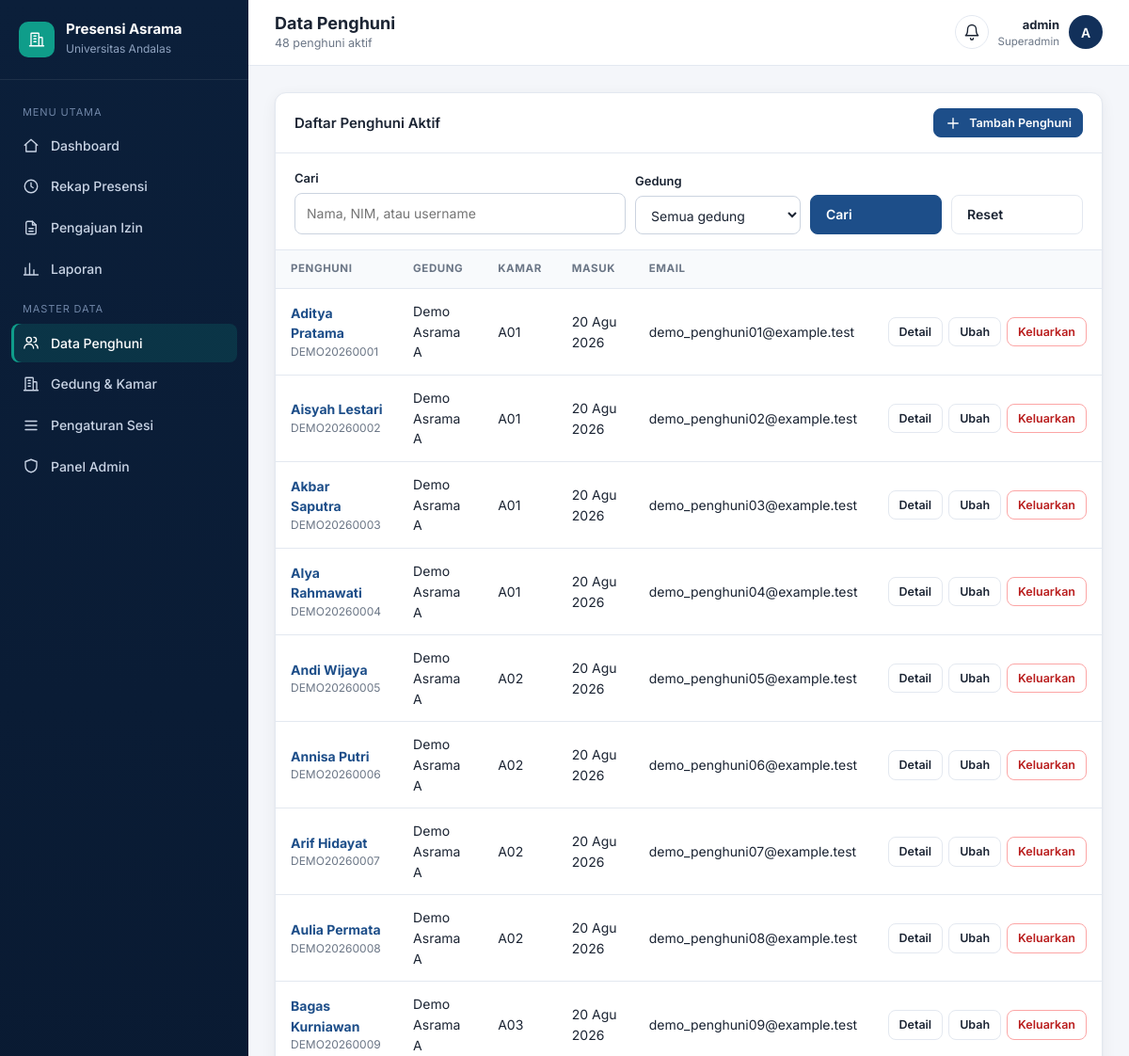
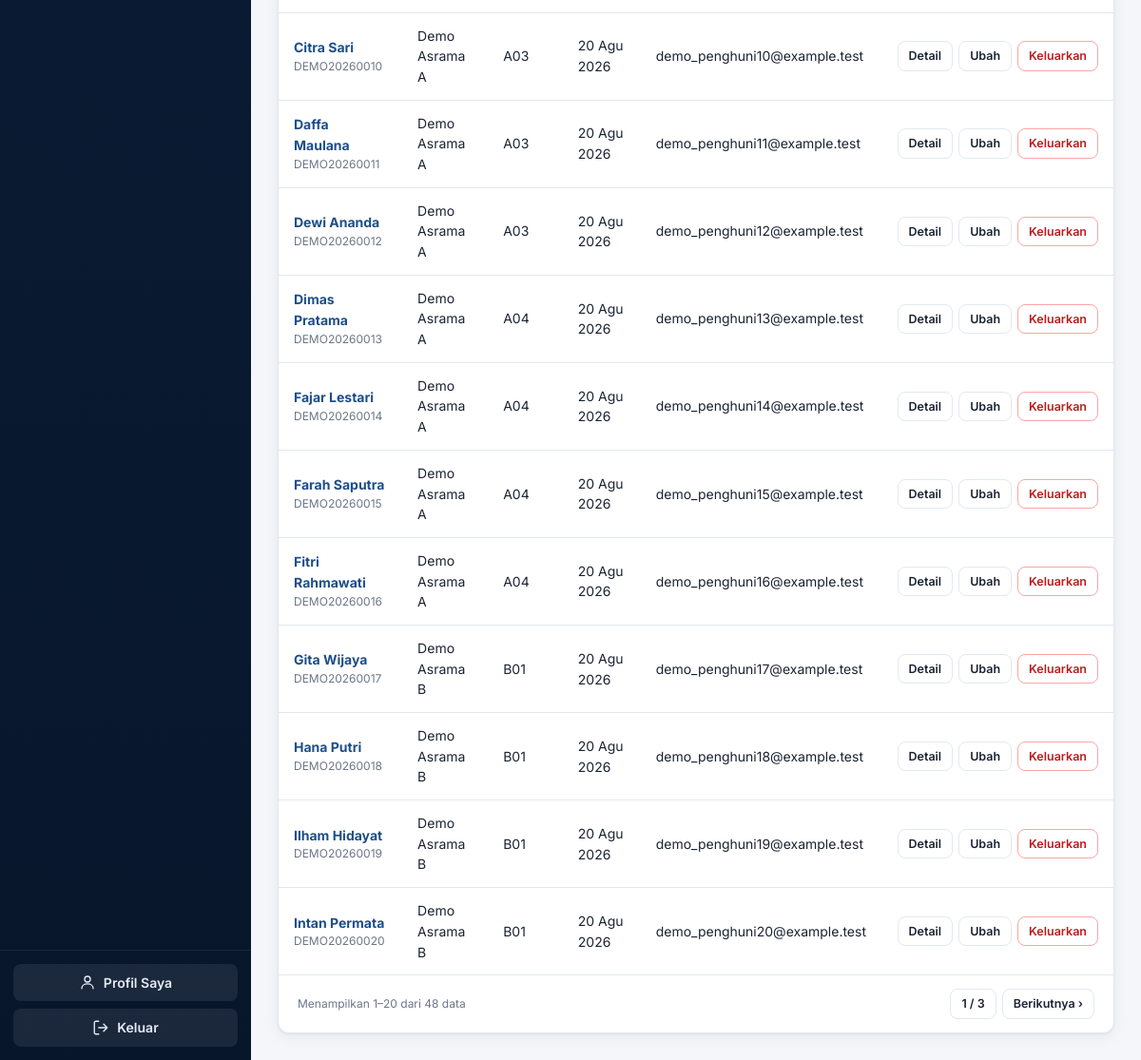
Page /kelola/penghuni/ (signed in) on the committed database (2 pictures, top to bottom).
### accounts/models.py (models this page shows, shortened)
class User(AbstractUser):
    ROLE_CHOICES = (
        ('superadmin', 'Superadmin'),
        ('fasil', 'Fasilitator'),
        ('penghuni', 'Penghuni'),
    )
    nim_nip = models.CharField(max_length=30, unique=True, null=True, blank=True)
    role = models.CharField(max_length=20, choices=ROLE_CHOICES, default='penghuni')

class PenghuniKamar(models.Model):
    STATUS_CHOICES = (
        ('aktif', 'Aktif'),
        ('non_aktif', 'Non Aktif'),
    )
    user = models.ForeignKey(User, on_delete=models.CASCADE, related_name='riwayat_kamar')
    kamar = models.ForeignKey(Kamar, on_delete=models.CASCADE, related_name='penghuni_list')
    tanggal_masuk = models.DateField()
    tanggal_keluar = models.DateField(null=True, blank=True)
    status = models.CharField(max_length=20, choices=STATUS_CHOICES, default='aktif')

class Kamar(models.Model):
    gedung = models.ForeignKey(Gedung, on_delete=models.CASCADE, related_name='kamar_list')
    nomor_kamar = models.CharField(max_length=10)
    kapasitas = models.PositiveIntegerField(default=2)

class Gedung(models.Model):
    nama_gedung = models.CharField(max_length=100)
    latitude = models.DecimalField(max_digits=9, decimal_places=6)
    longitude = models.DecimalField(max_digits=9, decimal_places=6)
    radius_meter = models.IntegerField(default=50, help_text="Radius toleransi dalam meter")

### accounts/views.py (the view)
# urls.py: path('kelola/penghuni/', accounts_views.penghuni_list, name='penghuni_list'),
@login_required
def penghuni_list(request):
    if not is_staf(request.user):
        return _tolak_non_staf(request)
    q = request.GET.get('q', '').strip()
    gedung_sel = request.GET.get('gedung', '').strip()
    qs = (PenghuniKamar.objects.filter(status='aktif').select_related('user', 'kamar__gedung')
          .order_by('kamar__gedung__nama_gedung', 'kamar__nomor_kamar', 'user__first_name'))
    if q:
        qs = qs.filter(Q(user__username__icontains=q) | Q(user__first_name__icontains=q)
                       | Q(user__last_name__icontains=q) | Q(user__nim_nip__icontains=q))
    if gedung_sel:
        qs = qs.filter(kamar__gedung_id=gedung_sel)
    query = request.GET.copy()
    query.pop('page', None)
    return render(request, 'penghuni_list.html', {
        'page_obj': Paginator(qs, 20).get_page(request.GET.get('page')),
        'q': q, 'gedung_sel': gedung_sel, 'gedung_list': Gedung.objects.all(),
        'total': qs.count(), 'querystring': query.urlencode(),
    })

### accounts/context_processors.py (called while the page is built, shortened)
def notifikasi(request):
    u = request.user
    if not u.is_authenticated:
        return {}
    items = []
    if is_staf(u):
        n = PengajuanIzin.objects.filter(status_persetujuan='pending').count()
        if n:
            items.append({'teks': f'{n} pengajuan izin menunggu persetujuan', 'url': reverse('izin_list'), 'tone': 'pending'})
    return {'notif_items': items}

### accounts/views.py (called while the page is built)
def is_admin(u):
    return u.is_superuser or u.role == 'superadmin'

def is_staf(u):
    return is_admin(u) or is_fasil(u)

### templates/penghuni_list.html (shortened to what this page needs)
{% extends "base.html" %}
{% block heading %}Data Penghuni{% endblock %}
{% block subheading %}{{ total }} penghuni aktif{% endblock %}
{% block content %}
<section class="card">
  <div class="card-head">
    <h2>Daftar Penghuni Aktif</h2>
    <div class="row-actions">
      <a class="btn btn-primary btn-sm" href="{% url 'penghuni_tambah' %}"><svg class="icon"><use href="#i-plus"/></svg>Tambah Penghuni</a>
    </div>
  </div>
  <form class="filters" method="get">
    <div class="field grow"><label>Cari</label><input class="input" name="q" value="{{ q }}" placeholder="Nama, NIM, atau username"></div>
    <div class="field"><label>Gedung</label>
      <select class="input" name="gedung"><option value="">Semua gedung</option>
        {% for g in gedung_list %}<option value="{{ g.id }}" {% if gedung_sel == g.id|stringformat:"s" %}selected{% endif %}>{{ g.nama_gedung }}</option>{% endfor %}</select></div>
    <div class="field" style="flex:0"><button class="btn btn-primary">Cari</button></div>
    <div class="field" style="flex:0"><a class="btn" href="{% url 'penghuni_list' %}">Reset</a></div>
  </form>
  {% if page_obj.object_list %}
  <div class="table-wrap"><table>
    <thead><tr><th>Penghuni</th><th>Gedung</th><th>Kamar</th><th>Masuk</th><th>Email</th><th></th></tr></thead>
    <tbody>{% for p in page_obj %}
      <tr><td class="who"><a href="{% url 'penghuni_detail' p.user.id %}"><b>{{ p.user.get_full_name|default:p.user.username }}</b></a><small>{{ p.user.nim_nip|default:"–" }}</small></td>
        <td>{{ p.kamar.gedung.nama_gedung }}</td><td>{{ p.kamar.nomor_kamar }}</td>
        <td>{{ p.tanggal_masuk|date:"d M Y" }}</td><td>{{ p.user.email|default:"–" }}</td>
        <td><div class="row-actions">
          <a class="btn btn-sm" href="{% url 'penghuni_detail' p.user.id %}">Detail</a>
          <a class="btn btn-sm" href="{% url 'penghuni_ubah' p.user.id %}">Ubah</a>
          <form method="post" action="{% url 'penghuni_keluar' p.user.id %}" onsubmit="return confirm('Keluarkan penghuni dari kamar?')">{% csrf_token %}<button class="btn btn-danger btn-sm">Keluarkan</button></form></div></td></tr>
    {% endfor %}</tbody>
  </table></div>
  {% include "_pagination.html" %}
  {% else %}<div class="empty"><b>Penghuni tidak ditemukan</b>Coba kata kunci atau gedung lain.</div>{% endif %}
</section>
{% endblock %}

### templates/base.html (shortened to what this page needs)
{% load static %}<!DOCTYPE html>
<html lang="id">
<head>
  <link rel="stylesheet" href="{% static 'css/app.css' %}">
</head>
<body>
{% with page=request.resolver_match.url_name %}
<div class="app">
  <aside class="sidebar" id="sidebar">
    <div class="brand">
      <div class="brand-mark"><svg class="icon"><use href="#i-building"/></svg></div>
      <div><b>Presensi Asrama</b><small>Universitas Andalas</small></div>
    </div>
    <nav class="nav">
      {% if user.is_superuser or user.role == 'superadmin' %}
        <div class="nav-label">Menu Utama</div>
        <a href="{% url 'home' %}" class="{% if page == 'home' %}active{% endif %}"><svg class="icon"><use href="#i-home"/></svg>Dashboard</a>
        <a href="{% url 'riwayat' %}" class="{% if page == 'riwayat' %}active{% endif %}"><svg class="icon"><use href="#i-clock"/></svg>Rekap Presensi</a>
        <a href="{% url 'izin_list' %}" class="{% if page == 'izin_list' or page == 'izin_detail' %}active{% endif %}"><svg class="icon"><use href="#i-file"/></svg>Pengajuan Izin</a>
        <a href="{% url 'laporan' %}" class="{% if page == 'laporan' %}active{% endif %}"><svg class="icon"><use href="#i-chart"/></svg>Laporan</a>
        <div class="nav-label">Master Data</div>
        <a href="{% url 'penghuni_list' %}" class="{% if page == 'penghuni_list' %}active{% endif %}"><svg class="icon"><use href="#i-users"/></svg>Data Penghuni</a>
        <a href="{% url 'gedung_list' %}" class="{% if page == 'gedung_list' %}active{% endif %}"><svg class="icon"><use href="#i-building"/></svg>Gedung &amp; Kamar</a>
        <a href="{% url 'sesi_list' %}" class="{% if page == 'sesi_list' or page == 'sesi_ubah' %}active{% endif %}"><svg class="icon"><use href="#i-sliders"/></svg>Pengaturan Sesi</a>
        {% if user.is_staff %}<a href="{% url 'admin:index' %}"><svg class="icon"><use href="#i-shield"/></svg>Panel Admin</a>{% endif %}
      {% endif %}
    </nav>
    <div class="sidebar-foot">
      <a class="btn" href="{% url 'profil' %}" style="margin-bottom:8px"><svg class="icon"><use href="#i-user"/></svg>Profil Saya</a>
      <form method="post" action="{% url 'logout' %}">{% csrf_token %}
        <button class="btn"><svg class="icon"><use href="#i-logout"/></svg>Keluar</button>
      </form>
    </div>
  </aside>
  <div class="main">
    <header class="topbar">
      <div><h1>{% block heading %}Dashboard{% endblock %}</h1><p>{% block subheading %}{% endblock %}</p></div>
      <div class="user-chip no-print">
        <details class="notif"><summary aria-label="Notifikasi"><svg class="icon"><use href="#i-bell"/></svg>{% if notif_items %}<em>{{ notif_items|length }}</em>{% endif %}</summary>
          </details>
        <div class="meta"><b>{{ user.get_full_name|default:user.username }}</b>
          <small>{% if user.is_superuser %}Superadmin{% else %}{{ user.get_role_display }}{% endif %}{% if user.nim_nip %} · {{ user.nim_nip }}{% endif %}</small></div>
        <a href="{% url 'profil' %}" class="avatar" style="text-decoration:none">{{ user.get_full_name|default:user.username|slice:":1"|upper }}</a>
      </div>
    </header>
    <main class="content">
      {% block content %}{% endblock %}
    </main>
  </div>
</div>
{% endwith %}
</body>
</html>

### rows in the picture
User: get_full_name "admin", get_full_name "A"
PenghuniKamar: user.get_full_name "Aditya Pratama", user.nim_nip "DEMO20260001", kamar.gedung.nama_gedung "Demo Asrama A", kamar.nomor_kamar "A01", tanggal_masuk "20 Agu 2026", user.email "demo_penghuni01@example.test"
PenghuniKamar: user.get_full_name "Aisyah Lestari", user.nim_nip "DEMO20260002", kamar.gedung.nama_gedung "Demo Asrama A", kamar.nomor_kamar "A01", tanggal_masuk "20 Agu 2026", user.email "demo_penghuni02@example.test"
PenghuniKamar: user.get_full_name "Akbar Saputra", user.nim_nip "DEMO20260003", kamar.gedung.nama_gedung "Demo Asrama A", kamar.nomor_kamar "A01", tanggal_masuk "20 Agu 2026", user.email "demo_penghuni03@example.test"
PenghuniKamar: user.get_full_name "Alya Rahmawati", user.nim_nip "DEMO20260004", kamar.gedung.nama_gedung "Demo Asrama A", kamar.nomor_kamar "A01", tanggal_masuk "20 Agu 2026", user.email "demo_penghuni04@example.test"
PenghuniKamar: user.get_full_name "Andi Wijaya", user.nim_nip "DEMO20260005", kamar.gedung.nama_gedung "Demo Asrama A", kamar.nomor_kamar "A02", tanggal_masuk "20 Agu 2026", user.email "demo_penghuni05@example.test"
PenghuniKamar: user.get_full_name "Annisa Putri", user.nim_nip "DEMO20260006", kamar.gedung.nama_gedung "Demo Asrama A", kamar.nomor_kamar "A02", tanggal_masuk "20 Agu 2026", user.email "demo_penghuni06@example.test"
PenghuniKamar: user.get_full_name "Arif Hidayat", user.nim_nip "DEMO20260007", kamar.gedung.nama_gedung "Demo Asrama A", kamar.nomor_kamar "A02", tanggal_masuk "20 Agu 2026", user.email "demo_penghuni07@example.test"
PenghuniKamar: user.get_full_name "Aulia Permata", user.nim_nip "DEMO20260008", kamar.gedung.nama_gedung "Demo Asrama A", kamar.nomor_kamar "A02", tanggal_masuk "20 Agu 2026", user.email "demo_penghuni08@example.test"
PenghuniKamar: user.get_full_name "Bagas Kurniawan", user.nim_nip "DEMO20260009", kamar.gedung.nama_gedung "Demo Asrama A", kamar.nomor_kamar "A03", tanggal_masuk "20 Agu 2026", user.email "demo_penghuni09@example.test"
PenghuniKamar: user.get_full_name "Citra Sari", user.nim_nip "DEMO20260010", kamar.gedung.nama_gedung "Demo Asrama A", kamar.nomor_kamar "A03", tanggal_masuk "20 Agu 2026", user.email "demo_penghuni10@example.test"
PenghuniKamar: user.get_full_name "Daffa Maulana", user.nim_nip "DEMO20260011", kamar.gedung.nama_gedung "Demo Asrama A", kamar.nomor_kamar "A03", tanggal_masuk "20 Agu 2026", user.email "demo_penghuni11@example.test"
PenghuniKamar: user.get_full_name "Dewi Ananda", user.nim_nip "DEMO20260012", kamar.gedung.nama_gedung "Demo Asrama A", kamar.nomor_kamar "A03", tanggal_masuk "20 Agu 2026", user.email "demo_penghuni12@example.test"
PenghuniKamar: user.get_full_name "Dimas Pratama", user.nim_nip "DEMO20260013", kamar.gedung.nama_gedung "Demo Asrama A", kamar.nomor_kamar "A04", tanggal_masuk "20 Agu 2026", user.email "demo_penghuni13@example.test"
PenghuniKamar: user.get_full_name "Fajar Lestari", user.nim_nip "DEMO20260014", kamar.gedung.nama_gedung "Demo Asrama A", kamar.nomor_kamar "A04", tanggal_masuk "20 Agu 2026", user.email "demo_penghuni14@example.test"
PenghuniKamar: user.get_full_name "Farah Saputra", user.nim_nip "DEMO20260015", kamar.gedung.nama_gedung "Demo Asrama A", kamar.nomor_kamar "A04", tanggal_masuk "20 Agu 2026", user.email "demo_penghuni15@example.test"
PenghuniKamar: user.get_full_name "Fitri Rahmawati", user.nim_nip "DEMO20260016", kamar.gedung.nama_gedung "Demo Asrama A", kamar.nomor_kamar "A04", tanggal_masuk "20 Agu 2026", user.email "demo_penghuni16@example.test"
PenghuniKamar: user.get_full_name "Gita Wijaya", user.nim_nip "DEMO20260017", kamar.gedung.nama_gedung "Demo Asrama B", kamar.nomor_kamar "B01", tanggal_masuk "20 Agu 2026", user.email "demo_penghuni17@example.test"
PenghuniKamar: user.get_full_name "Hana Putri", user.nim_nip "DEMO20260018", kamar.gedung.nama_gedung "Demo Asrama B", kamar.nomor_kamar "B01", tanggal_masuk "20 Agu 2026", user.email "demo_penghuni18@example.test"
PenghuniKamar: user.get_full_name "Ilham Hidayat", user.nim_nip "DEMO20260019", kamar.gedung.nama_gedung "Demo Asrama B", kamar.nomor_kamar "B01", tanggal_masuk "20 Agu 2026", user.email "demo_penghuni19@example.test"
PenghuniKamar: user.get_full_name "Intan Permata", user.nim_nip "DEMO20260020", kamar.gedung.nama_gedung "Demo Asrama B", kamar.nomor_kamar "B01", tanggal_masuk "20 Agu 2026", user.email "demo_penghuni20@example.test"

### other values in the picture
{{ total }} "48"
{{ page_obj.start_index }} "1"
{{ page_obj.end_index }} "20"
{{ page_obj.paginator.count }} "48"
{{ page_obj.number }} "1"
{{ page_obj.paginator.num_pages }} "3"
